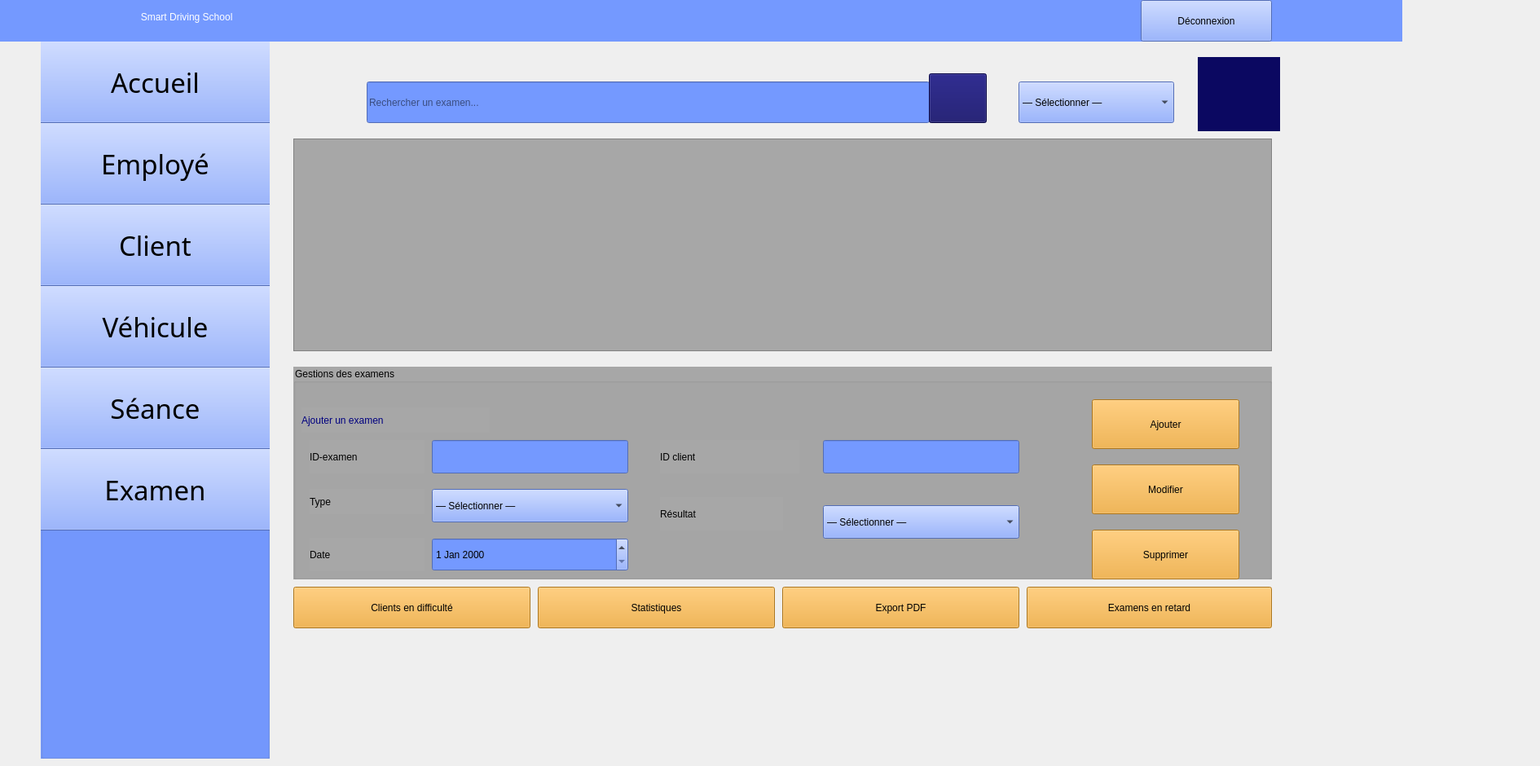
    <widget class="QWidget" name="examen">
     <widget class="QLabel" name="label_107">
      <property name="geometry">
       <rect>
        <x>-160</x>
        <y>-10</y>
        <width>1881</width>
        <height>61</height>
       </rect>
      </property>
      <property name="styleSheet">
       <string notr="true">color: rgb(255, 255, 255);
background-color: rgb(116, 153, 255);
font: 24pt &quot;Segoe UI Symbol&quot;;</string>
      </property>
      <property name="text">
       <string>                                                                                                    Smart Driving School         </string>
      </property>
     </widget>
     <widget class="QGroupBox" name="groupBox_5">
      <property name="geometry">
       <rect>
        <x>50</x>
        <y>30</y>
        <width>281</width>
        <height>901</height>
       </rect>
      </property>
      <property name="styleSheet">
       <string notr="true">background-color: rgb(116, 153, 255);</string>
      </property>
      <property name="title">
       <string/>
      </property>
      <widget class="QPushButton" name="pushButton18">
       <property name="geometry">
        <rect>
         <x>-20</x>
         <y>20</y>
         <width>321</width>
         <height>101</height>
        </rect>
       </property>
       <property name="font">
        <font>
         <family>Romantic</family>
         <pointsize>25</pointsize>
         <italic>false</italic>
         <bold>false</bold>
        </font>
       </property>
       <property name="styleSheet">
        <string notr="true">background-color: rgb(116, 153, 255);
font: 25pt &quot;Romantic&quot;;</string>
       </property>
       <property name="text">
        <string>Accueil</string>
       </property>
       <property name="icon">
        <iconset theme="QIcon::ThemeIcon::GoHome"/>
       </property>
       <property name="iconSize">
        <size>
         <width>35</width>
         <height>35</height>
        </size>
       </property>
      </widget>
      <widget class="QPushButton" name="pushButton19">
       <property name="geometry">
        <rect>
         <x>-20</x>
         <y>120</y>
         <width>321</width>
         <height>101</height>
        </rect>
       </property>
       <property name="font">
        <font>
         <family>Romantic</family>
         <pointsize>25</pointsize>
         <italic>false</italic>
         <bold>false</bold>
        </font>
       </property>
       <property name="styleSheet">
        <string notr="true">background-color: rgb(116, 153, 255);
font: 25pt &quot;Romantic&quot;;</string>
       </property>
       <property name="text">
        <string>Employé</string>
       </property>
       <property name="icon">
        <iconset resource="ressources.qrc">
         <normaloff>:/images/46db9ee3d4b3323457222bb8db7f3b42.png</normaloff>:/images/46db9ee3d4b3323457222bb8db7f3b42.png</iconset>
       </property>
       <property name="iconSize">
        <size>
         <width>45</width>
         <height>45</height>
        </size>
       </property>
      </widget>
      <widget class="QPushButton" name="pushButton20">
       <property name="geometry">
        <rect>
         <x>-20</x>
         <y>220</y>
         <width>321</width>
         <height>101</height>
        </rect>
       </property>
       <property name="font">
        <font>
         <family>Romantic</family>
         <pointsize>25</pointsize>
         <italic>false</italic>
         <bold>false</bold>
        </font>
       </property>
       <property name="styleSheet">
        <string notr="true">background-color: rgb(116, 153, 255);
font: 25pt &quot;Romantic&quot;;</string>
       </property>
       <property name="text">
        <string>Client</string>
       </property>
       <property name="icon">
        <iconset resource="ressources.qrc">
         <normaloff>:/images/0527f41904e77feddb97e532fe74d08f.png</normaloff>:/images/0527f41904e77feddb97e532fe74d08f.png</iconset>
       </property>
       <property name="iconSize">
        <size>
         <width>40</width>
         <height>40</height>
        </size>
       </property>
      </widget>
      <widget class="QPushButton" name="pushButton21">
       <property name="geometry">
        <rect>
         <x>-20</x>
         <y>320</y>
         <width>321</width>
         <height>101</height>
        </rect>
       </property>
       <property name="font">
        <font>
         <family>Romantic</family>
         <pointsize>25</pointsize>
         <italic>false</italic>
         <bold>false</bold>
        </font>
       </property>
       <property name="styleSheet">
        <string notr="true">background-color: rgb(116, 153, 255);
font: 25pt &quot;Romantic&quot;;</string>
       </property>
       <property name="text">
        <string>Véhicule</string>
       </property>
       <property name="icon">
        <iconset resource="ressources.qrc">
         <normaloff>:/images/cbad98069fae8d5554390bd40b0b561c.png</normaloff>:/images/cbad98069fae8d5554390bd40b0b561c.png</iconset>
       </property>
       <property name="iconSize">
        <size>
         <width>60</width>
         <height>60</height>
        </size>
       </property>
      </widget>
      <widget class="QPushButton" name="pushButton22">
       <property name="geometry">
        <rect>
         <x>-20</x>
         <y>420</y>
         <width>321</width>
         <height>101</height>
        </rect>
       </property>
       <property name="font">
        <font>
         <family>Romantic</family>
         <pointsize>25</pointsize>
         <italic>false</italic>
         <bold>false</bold>
        </font>
       </property>
       <property name="styleSheet">
        <string notr="true">background-color: rgb(116, 153, 255);
font: 25pt &quot;Romantic&quot;;</string>
       </property>
       <property name="text">
        <string>Séance</string>
       </property>
       <property name="icon">
        <iconset resource="ressources.qrc">
         <normaloff>:/images/c53651e2209ddb3281ed3a114fae2cfb.png</normaloff>:/images/c53651e2209ddb3281ed3a114fae2cfb.png</iconset>
       </property>
       <property name="iconSize">
        <size>
         <width>50</width>
         <height>50</height>
        </size>
       </property>
      </widget>
      <widget class="QPushButton" name="pushButton23">
       <property name="geometry">
        <rect>
         <x>-20</x>
         <y>520</y>
         <width>321</width>
         <height>101</height>
        </rect>
       </property>
       <property name="font">
        <font>
         <family>Romantic</family>
         <pointsize>25</pointsize>
         <italic>false</italic>
         <bold>false</bold>
        </font>
       </property>
       <property name="styleSheet">
        <string notr="true">background-color: rgb(116, 153, 255);
font: 25pt &quot;Romantic&quot;;</string>
       </property>
       <property name="text">
        <string>Examen</string>
       </property>
       <property name="icon">
        <iconset resource="ressources.qrc">
         <normaloff>:/images/7001e00fd5b7f2745c5e91ff547f4763.png</normaloff>:/images/7001e00fd5b7f2745c5e91ff547f4763.png</iconset>
       </property>
       <property name="iconSize">
        <size>
         <width>50</width>
         <height>50</height>
        </size>
       </property>
      </widget>
     </widget>
     <widget class="QLabel" name="label_34">
      <property name="geometry">
       <rect>
        <x>670</x>
        <y>10</y>
        <width>41</width>
        <height>31</height>
       </rect>
      </property>
      <property name="styleSheet">
       <string notr="true">background-color: rgb(116, 153, 255);</string>
      </property>
      <property name="text">
       <string/>
      </property>
      <property name="pixmap">
       <pixmap resource="ressources.qrc">:/images/image22.png</pixmap>
      </property>
      <property name="scaledContents">
       <bool>true</bool>
      </property>
     </widget>
     <widget class="QLabel" name="label_35">
      <property name="geometry">
       <rect>
        <x>1020</x>
        <y>10</y>
        <width>41</width>
        <height>31</height>
       </rect>
      </property>
      <property name="styleSheet">
       <string notr="true">background-color: rgb(116, 153, 255);</string>
      </property>
      <property name="text">
       <string/>
      </property>
      <property name="pixmap">
       <pixmap resource="ressources.qrc">:/images/image22.png</pixmap>
      </property>
      <property name="scaledContents">
       <bool>true</bool>
      </property>
     </widget>
     <widget class="QPushButton" name="pushButton181">
      <property name="geometry">
       <rect>
        <x>1400</x>
        <y>0</y>
        <width>161</width>
        <height>51</height>
       </rect>
      </property>
      <property name="styleSheet">
       <string notr="true">font: 700 11pt &quot;Romantic&quot;;
background-color: rgb(116, 153, 255);</string>
      </property>
      <property name="text">
       <string>Déconnexion</string>
      </property>
     </widget>
     <widget class="QLabel" name="label_36">
      <property name="geometry">
       <rect>
        <x>1470</x>
        <y>70</y>
        <width>101</width>
        <height>91</height>
       </rect>
      </property>
      <property name="styleSheet">
       <string notr="true">background-color: rgb(11, 8, 97);</string>
      </property>
      <property name="text">
       <string/>
      </property>
      <property name="pixmap">
       <pixmap resource="ressources.qrc">:/images/logoc++++.png</pixmap>
      </property>
      <property name="scaledContents">
       <bool>true</bool>
      </property>
     </widget>
     <widget class="QLabel" name="label_197">
      <property name="geometry">
       <rect>
        <x>360</x>
        <y>70</y>
        <width>81</width>
        <height>81</height>
       </rect>
      </property>
      <property name="text">
       <string/>
      </property>
      <property name="pixmap">
       <pixmap resource="ressources.qrc">:/images/d1fac1931c956c908f6b183e39097a88.png</pixmap>
      </property>
      <property name="scaledContents">
       <bool>true</bool>
      </property>
     </widget>
     <widget class="QTableView" name="tableExamen">
      <property name="geometry">
       <rect>
        <x>360</x>
        <y>170</y>
        <width>1201</width>
        <height>261</height>
       </rect>
      </property>
      <property name="styleSheet">
       <string notr="true">background-color: rgb(167, 167, 167);
font: 18pt &quot;Palatino Linotype&quot;;</string>
      </property>
      <attribute name="horizontalHeaderMinimumSectionSize">
       <number>52</number>
      </attribute>
      <attribute name="horizontalHeaderDefaultSectionSize">
       <number>233</number>
      </attribute>
      <attribute name="horizontalHeaderHighlightSections">
       <bool>false</bool>
      </attribute>
      <attribute name="verticalHeaderVisible">
       <bool>false</bool>
      </attribute>
      <attribute name="verticalHeaderMinimumSectionSize">
       <number>50</number>
      </attribute>
      <attribute name="verticalHeaderDefaultSectionSize">
       <number>50</number>
      </attribute>
      <attribute name="verticalHeaderHighlightSections">
       <bool>false</bool>
      </attribute>
     </widget>
     <widget class="QGroupBox" name="groupBox_6">
      <property name="geometry">
       <rect>
        <x>360</x>
        <y>450</y>
        <width>1201</width>
        <height>261</height>
       </rect>
      </property>
      <property name="styleSheet">
       <string notr="true">background-color: rgb(167, 167, 167);
font: 18pt &quot;Palatino Linotype&quot;;</string>
      </property>
      <property name="title">
       <string>Gestions des examens</string>
      </property>
      <widget class="QLabel" name="label_16">
       <property name="geometry">
        <rect>
         <x>10</x>
         <y>50</y>
         <width>231</width>
         <height>31</height>
        </rect>
       </property>
       <property name="styleSheet">
        <string notr="true">font: 15pt &quot;Segoe UI&quot;;
color: rgb(0, 0, 127);</string>
       </property>
       <property name="text">
        <string>Ajouter un examen</string>
       </property>
      </widget>
      <widget class="QLabel" name="label_17">
       <property name="geometry">
        <rect>
         <x>20</x>
         <y>90</y>
         <width>141</width>
         <height>41</height>
        </rect>
       </property>
       <property name="styleSheet">
        <string notr="true">font: 20pt &quot;Segoe UI&quot;;</string>
       </property>
       <property name="text">
        <string>ID-examen</string>
       </property>
      </widget>
      <widget class="QLabel" name="label_38">
       <property name="geometry">
        <rect>
         <x>20</x>
         <y>150</y>
         <width>141</width>
         <height>31</height>
        </rect>
       </property>
       <property name="styleSheet">
        <string notr="true">font: 20pt &quot;Segoe UI&quot;;</string>
       </property>
       <property name="text">
        <string>Type</string>
       </property>
      </widget>
      <widget class="QLabel" name="label_39">
       <property name="geometry">
        <rect>
         <x>20</x>
         <y>210</y>
         <width>141</width>
         <height>41</height>
        </rect>
       </property>
       <property name="styleSheet">
        <string notr="true">font: 20pt &quot;Segoe UI&quot;;</string>
       </property>
       <property name="text">
        <string>Date</string>
       </property>
      </widget>
      <widget class="QLabel" name="label_40">
       <property name="geometry">
        <rect>
         <x>450</x>
         <y>90</y>
         <width>171</width>
         <height>41</height>
        </rect>
       </property>
       <property name="styleSheet">
        <string notr="true">font: 20pt &quot;Segoe UI&quot;;</string>
       </property>
       <property name="text">
        <string>ID client</string>
       </property>
      </widget>
      <widget class="QLabel" name="label_41">
       <property name="geometry">
        <rect>
         <x>450</x>
         <y>160</y>
         <width>151</width>
         <height>41</height>
        </rect>
       </property>
       <property name="styleSheet">
        <string notr="true">font: 20pt &quot;Segoe UI&quot;;</string>
       </property>
       <property name="text">
        <string>Résultat</string>
       </property>
      </widget>
      <widget class="QPushButton" name="pushButton_ajouterExamen">
       <property name="geometry">
        <rect>
         <x>980</x>
         <y>40</y>
         <width>181</width>
         <height>61</height>
        </rect>
       </property>
       <property name="styleSheet">
        <string notr="true">font: 16pt &quot;Palatino Linotype&quot;;
background-color: rgb(241, 165, 40);
</string>
       </property>
       <property name="text">
        <string>Ajouter</string>
       </property>
       <property name="icon">
        <iconset theme="QIcon::ThemeIcon::ListAdd"/>
       </property>
      </widget>
      <widget class="QLineEdit" name="lineEdit_idClientExamen">
       <property name="geometry">
        <rect>
         <x>650</x>
         <y>90</y>
         <width>241</width>
         <height>41</height>
        </rect>
       </property>
       <property name="styleSheet">
        <string notr="true">background-color: rgb(116, 153, 255);</string>
       </property>
      </widget>
      <widget class="QLineEdit" name="lineEdit_idExamen">
       <property name="geometry">
        <rect>
         <x>170</x>
         <y>90</y>
         <width>241</width>
         <height>41</height>
        </rect>
       </property>
       <property name="styleSheet">
        <string notr="true">background-color: rgb(116, 153, 255);
</string>
       </property>
      </widget>
      <widget class="QComboBox" name="comboBox_typeExamen">
       <property name="geometry">
        <rect>
         <x>170</x>
         <y>150</y>
         <width>241</width>
         <height>41</height>
        </rect>
       </property>
       <property name="styleSheet">
        <string notr="true">font: 12pt &quot;Segoe UI&quot;;
background-color: rgb(116, 153, 255);</string>
       </property>
       <item>
        <property name="text">
         <string>— Sélectionner —</string>
        </property>
       </item>
       <item>
        <property name="text">
         <string>Théorique</string>
        </property>
       </item>
       <item>
        <property name="text">
         <string>Pratique</string>
        </property>
       </item>
      </widget>
      <widget class="QComboBox" name="comboBox_resultatExamen">
       <property name="geometry">
        <rect>
         <x>650</x>
         <y>170</y>
         <width>241</width>
         <height>41</height>
        </rect>
       </property>
       <property name="styleSheet">
        <string notr="true">font: 12pt &quot;Segoe UI&quot;;
background-color: rgb(116, 153, 255);</string>
       </property>
       <item>
        <property name="text">
         <string>— Sélectionner —</string>
        </property>
       </item>
       <item>
        <property name="text">
         <string>Réussi</string>
        </property>
       </item>
       <item>
        <property name="text">
         <string>Échoué</string>
        </property>
       </item>
      </widget>
      <widget class="QDateEdit" name="dateEdit_examen">
       <property name="geometry">
        <rect>
         <x>170</x>
         <y>210</y>
         <width>241</width>
         <height>41</height>
        </rect>
       </property>
       <property name="styleSheet">
        <string notr="true">background-color: rgb(116, 153, 255);</string>
       </property>
      </widget>
      <widget class="QPushButton" name="modifierExamen">
       <property name="geometry">
        <rect>
         <x>980</x>
         <y>120</y>
         <width>181</width>
         <height>61</height>
        </rect>
       </property>
       <property name="styleSheet">
        <string notr="true">font: 18pt &quot;Palatino Linotype&quot;;
background-color: rgb(241, 165, 40);
</string>
       </property>
       <property name="text">
        <string>Modifier</string>
       </property>
       <property name="icon">
        <iconset theme="QIcon::ThemeIcon::MailMessageNew"/>
       </property>
       <property name="iconSize">
        <size>
         <width>20</width>
         <height>20</height>
        </size>
       </property>
      </widget>
      <widget class="QPushButton" name="supprimerExamen">
       <property name="geometry">
        <rect>
         <x>980</x>
         <y>200</y>
         <width>181</width>
         <height>61</height>
        </rect>
       </property>
       <property name="styleSheet">
        <string notr="true">font: 18pt &quot;Palatino Linotype&quot;;
background-color: rgb(241, 165, 40);
</string>
       </property>
       <property name="text">
        <string>Supprimer</string>
       </property>
       <property name="icon">
        <iconset theme="QIcon::ThemeIcon::EditDelete"/>
       </property>
      </widget>
     </widget>
     <widget class="QPushButton" name="pushButton138">
      <property name="geometry">
       <rect>
        <x>660</x>
        <y>720</y>
        <width>291</width>
        <height>51</height>
       </rect>
      </property>
      <property name="styleSheet">
       <string notr="true">font: 14pt &quot;Palatino Linotype&quot;;
background-color: rgb(241, 165, 40);
</string>
      </property>
      <property name="text">
       <string>Statistiques</string>
      </property>
      <property name="icon">
       <iconset resource="ressources.qrc">
        <normaloff>:/images/statistic-icon-design-free-vector.png</normaloff>:/images/statistic-icon-design-free-vector.png</iconset>
      </property>
      <property name="iconSize">
       <size>
        <width>25</width>
        <height>25</height>
       </size>
      </property>
     </widget>
     <widget class="QPushButton" name="btn_exportExamenPDF">
      <property name="geometry">
       <rect>
        <x>960</x>
        <y>720</y>
        <width>291</width>
        <height>51</height>
       </rect>
      </property>
      <property name="styleSheet">
       <string notr="true">font: 14pt &quot;Palatino Linotype&quot;;
background-color: rgb(241, 165, 40);
</string>
      </property>
      <property name="text">
       <string>Export PDF</string>
      </property>
      <property name="icon">
       <iconset theme="QIcon::ThemeIcon::DocumentOpen"/>
      </property>
     </widget>
     <widget class="QPushButton" name="pushButton_67">
      <property name="geometry">
       <rect>
        <x>1260</x>
        <y>720</y>
        <width>301</width>
        <height>51</height>
       </rect>
      </property>
      <property name="styleSheet">
       <string notr="true">font: 14pt &quot;Palatino Linotype&quot;;
background-color: rgb(241, 165, 40);
</string>
      </property>
      <property name="text">
       <string>Examens en retard</string>
      </property>
      <property name="icon">
       <iconset theme="QIcon::ThemeIcon::DocumentOpenRecent"/>
      </property>
     </widget>
     <widget class="QPushButton" name="pushButton_68">
      <property name="geometry">
       <rect>
        <x>360</x>
        <y>720</y>
        <width>291</width>
        <height>51</height>
       </rect>
      </property>
      <property name="styleSheet">
       <string notr="true">font: 14pt &quot;Palatino Linotype&quot;;
background-color: rgb(241, 165, 40);
</string>
      </property>
      <property name="text">
       <string>Clients en difficulté</string>
      </property>
      <property name="icon">
       <iconset theme="QIcon::ThemeIcon::DialogWarning"/>
      </property>
     </widget>
     <widget class="QLineEdit" name="lineEdit_rechercheExamen">
      <property name="geometry">
       <rect>
        <x>450</x>
        <y>100</y>
        <width>691</width>
        <height>51</height>
       </rect>
      </property>
      <property name="styleSheet">
       <string notr="true">background-color: rgb(116, 153, 255);
color: rgb(0, 0, 0);</string>
      </property>
      <property name="placeholderText">
       <string>Rechercher un examen...</string>
      </property>
     </widget>
     <widget class="QPushButton" name="pushButton_4">
      <property name="geometry">
       <rect>
        <x>1140</x>
        <y>90</y>
        <width>71</width>
        <height>61</height>
       </rect>
      </property>
      <property name="styleSheet">
       <string notr="true">background-color: rgb(11, 8, 97);</string>
      </property>
      <property name="text">
       <string/>
      </property>
      <property name="icon">
       <iconset resource="ressources.qrc">
        <normaloff>:/images/6e37486260355404fdb81003a7d71b05.png</normaloff>:/images/6e37486260355404fdb81003a7d71b05.png</iconset>
      </property>
      <property name="iconSize">
       <size>
        <width>70</width>
        <height>70</height>
       </size>
      </property>
     </widget>
     <widget class="QComboBox" name="comboBox_triExamen">
      <property name="geometry">
       <rect>
        <x>1250</x>
        <y>100</y>
        <width>191</width>
        <height>51</height>
       </rect>
      </property>
      <property name="styleSheet">
       <string notr="true">font: 15pt &quot;Segoe UI&quot;;
background-color: rgb(116, 153, 255);</string>
      </property>
      <item>
       <property name="text">
        <string>— Sélectionner —</string>
       </property>
      </item>
      <item>
       <property name="text">
        <string>ID croissant (0–9)
</string>
       </property>
      </item>
      <item>
       <property name="text">
        <string>ID croissant (9–0)
</string>
       </property>
      </item>
      <item>
       <property name="text">
        <string>récemment ajouté</string>
       </property>
      </item>
     </widget>
     <zorder>groupBox_5</zorder>
     <zorder>label_107</zorder>
     <zorder>label_34</zorder>
     <zorder>label_35</zorder>
     <zorder>pushButton181</zorder>
     <zorder>label_36</zorder>
     <zorder>label_197</zorder>
     <zorder>tableExamen</zorder>
     <zorder>groupBox_6</zorder>
     <zorder>pushButton138</zorder>
     <zorder>btn_exportExamenPDF</zorder>
     <zorder>pushButton_67</zorder>
     <zorder>pushButton_68</zorder>
     <zorder>lineEdit_rechercheExamen</zorder>
     <zorder>pushButton_4</zorder>
     <zorder>comboBox_triExamen</zorder>
    </widget>
